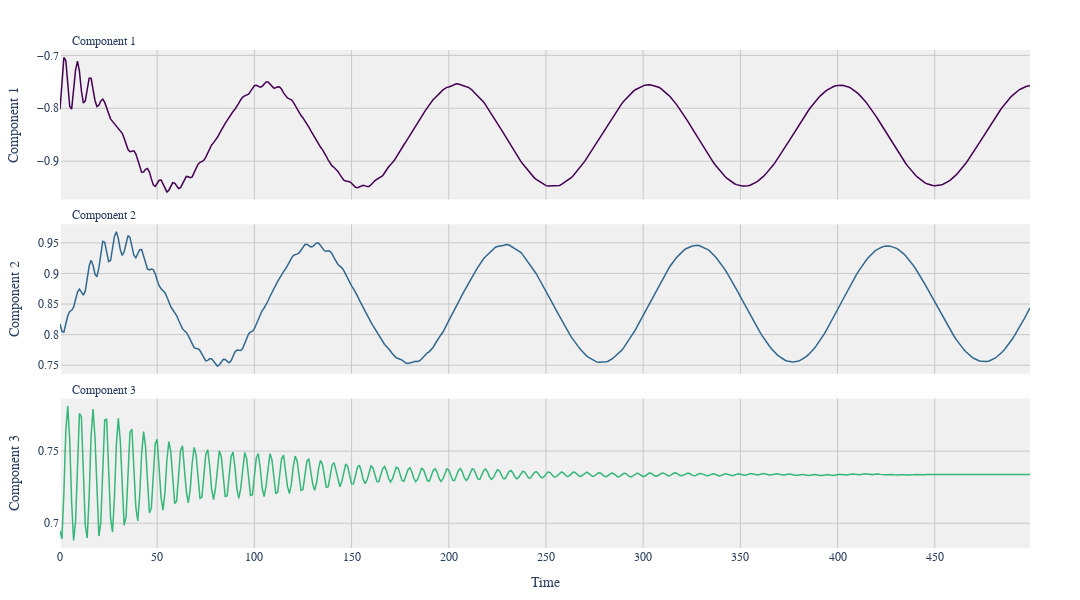
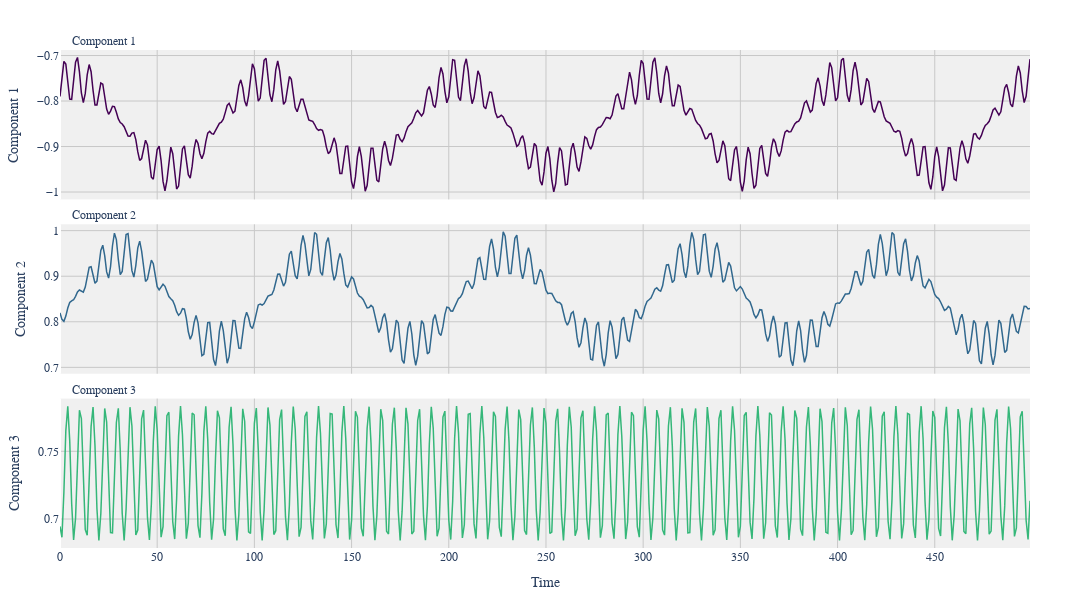

Notebook code for these charts, in order:
### Code cell
viz.plot_components(trajectory=data[select]['predictions'][:500], figsize=(1080,600), line_width=1.5)
viz.plot_components(trajectory=data[select]['true_value'][:500], figsize=(1080,600), line_width=1.5)

### Figure 1 — Plotly figure (JSON) as saved in the notebook; plotly's stock layout.template omitted (floating-point values rounded to 4 significant figures; data arrays with more than 128 entries replaced by an {"elided": "..."} marker saying what was removed)
{"data": [{"hoverinfo": "x+y", "line": {"color": "#440154", "width": 1.5}, "mode": "lines", "name": "Component 1", "showlegend": false, "type": "scatter", "x": {"elided": "500 int values"}, "xaxis": "x", "y": {"elided": "500 float values"}, "yaxis": "y"}, {"hoverinfo": "x+y", "line": {"color": "#31688e", "width": 1.5}, "mode": "lines", "name": "Component 2", "showlegend": false, "type": "scatter", "x": {"elided": "500 int values"}, "xaxis": "x2", "y": {"elided": "500 float values"}, "yaxis": "y2"}, {"hoverinfo": "x+y", "line": {"color": "#35b779", "width": 1.5}, "mode": "lines", "name": "Component 3", "showlegend": false, "type": "scatter", "x": {"elided": "500 int values"}, "xaxis": "x3", "y": {"elided": "500 float values"}, "yaxis": "y3"}], "layout": {"annotations": [{"font": {"size": 12}, "showarrow": false, "text": "Component 1", "x": 0.01, "xanchor": "left", "xref": "paper", "y": 1, "yanchor": "bottom", "yref": "paper"}, {"font": {"size": 12}, "showarrow": false, "text": "Component 2", "x": 0.01, "xanchor": "left", "xref": "paper", "y": 0.65, "yanchor": "bottom", "yref": "paper"}, {"font": {"size": 12}, "showarrow": false, "text": "Component 3", "x": 0.01, "xanchor": "left", "xref": "paper", "y": 0.3, "yanchor": "bottom", "yref": "paper"}], "font": {"family": "Arial", "size": 12}, "height": 600, "hovermode": "x unified", "margin": {"b": 50, "l": 50, "r": 50, "t": 50}, "paper_bgcolor": "white", "plot_bgcolor": "rgb(240, 240, 240)", "title": {"font": {"family": "Arial", "size": 20}, "text": "", "x": 0.5, "xanchor": "center", "y": 0.95, "yanchor": "top"}, "width": 1080, "xaxis": {"anchor": "y", "domain": [0, 1], "gridcolor": "rgb(200, 200, 200)", "matches": "x3", "showgrid": true, "showticklabels": false}, "xaxis2": {"anchor": "y2", "domain": [0, 1], "gridcolor": "rgb(200, 200, 200)", "matches": "x3", "showgrid": true, "showticklabels": false}, "xaxis3": {"anchor": "y3", "domain": [0, 1], "gridcolor": "rgb(200, 200, 200)", "showgrid": true, "title": {"text": "Time"}}, "yaxis": {"anchor": "x", "domain": [0.7, 1], "gridcolor": "rgb(200, 200, 200)", "showgrid": true, "title": {"text": "Component 1"}}, "yaxis2": {"anchor": "x2", "domain": [0.35, 0.65], "gridcolor": "rgb(200, 200, 200)", "showgrid": true, "title": {"text": "Component 2"}}, "yaxis3": {"anchor": "x3", "domain": [0, 0.3], "gridcolor": "rgb(200, 200, 200)", "showgrid": true, "title": {"text": "Component 3"}}}}

### Figure 2 — Plotly figure (JSON) as saved in the notebook; plotly's stock layout.template omitted (floating-point values rounded to 4 significant figures; data arrays with more than 128 entries replaced by an {"elided": "..."} marker saying what was removed)
{"data": [{"hoverinfo": "x+y", "line": {"color": "#440154", "width": 1.5}, "mode": "lines", "name": "Component 1", "showlegend": false, "type": "scatter", "x": {"elided": "500 int values"}, "xaxis": "x", "y": {"elided": "500 float values"}, "yaxis": "y"}, {"hoverinfo": "x+y", "line": {"color": "#31688e", "width": 1.5}, "mode": "lines", "name": "Component 2", "showlegend": false, "type": "scatter", "x": {"elided": "500 int values"}, "xaxis": "x2", "y": {"elided": "500 float values"}, "yaxis": "y2"}, {"hoverinfo": "x+y", "line": {"color": "#35b779", "width": 1.5}, "mode": "lines", "name": "Component 3", "showlegend": false, "type": "scatter", "x": {"elided": "500 int values"}, "xaxis": "x3", "y": {"elided": "500 float values"}, "yaxis": "y3"}], "layout": {"annotations": [{"font": {"size": 12}, "showarrow": false, "text": "Component 1", "x": 0.01, "xanchor": "left", "xref": "paper", "y": 1, "yanchor": "bottom", "yref": "paper"}, {"font": {"size": 12}, "showarrow": false, "text": "Component 2", "x": 0.01, "xanchor": "left", "xref": "paper", "y": 0.65, "yanchor": "bottom", "yref": "paper"}, {"font": {"size": 12}, "showarrow": false, "text": "Component 3", "x": 0.01, "xanchor": "left", "xref": "paper", "y": 0.3, "yanchor": "bottom", "yref": "paper"}], "font": {"family": "Arial", "size": 12}, "height": 600, "hovermode": "x unified", "margin": {"b": 50, "l": 50, "r": 50, "t": 50}, "paper_bgcolor": "white", "plot_bgcolor": "rgb(240, 240, 240)", "title": {"font": {"family": "Arial", "size": 20}, "text": "", "x": 0.5, "xanchor": "center", "y": 0.95, "yanchor": "top"}, "width": 1080, "xaxis": {"anchor": "y", "domain": [0, 1], "gridcolor": "rgb(200, 200, 200)", "matches": "x3", "showgrid": true, "showticklabels": false}, "xaxis2": {"anchor": "y2", "domain": [0, 1], "gridcolor": "rgb(200, 200, 200)", "matches": "x3", "showgrid": true, "showticklabels": false}, "xaxis3": {"anchor": "y3", "domain": [0, 1], "gridcolor": "rgb(200, 200, 200)", "showgrid": true, "title": {"text": "Time"}}, "yaxis": {"anchor": "x", "domain": [0.7, 1], "gridcolor": "rgb(200, 200, 200)", "showgrid": true, "title": {"text": "Component 1"}}, "yaxis2": {"anchor": "x2", "domain": [0.35, 0.65], "gridcolor": "rgb(200, 200, 200)", "showgrid": true, "title": {"text": "Component 2"}}, "yaxis3": {"anchor": "x3", "domain": [0, 0.3], "gridcolor": "rgb(200, 200, 200)", "showgrid": true, "title": {"text": "Component 3"}}}}
